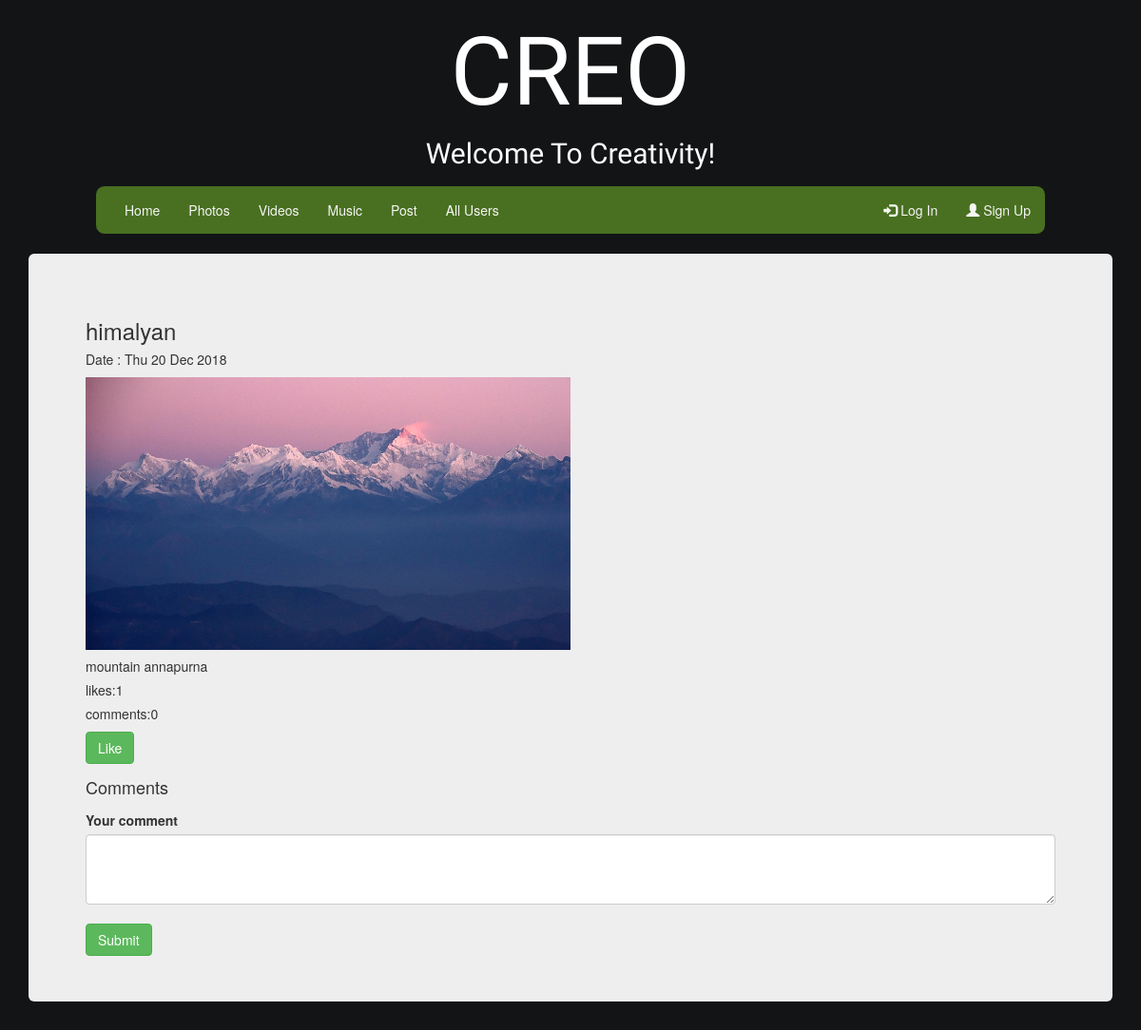
The app's page /creo/posts/6/, older data.
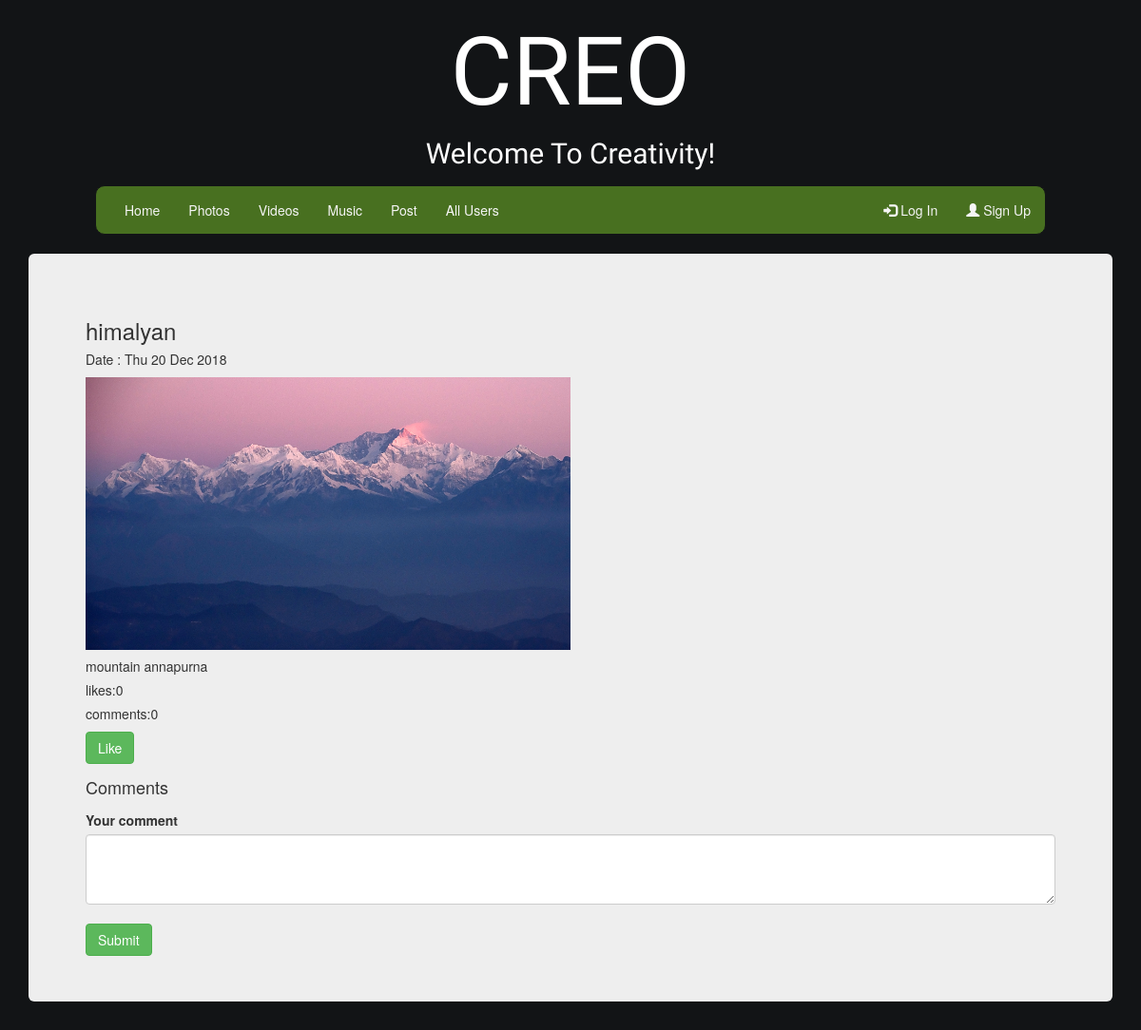
The same page, newer data.
### creo/models.py (models this page shows, shortened)
class PostSubmission(models.Model):
    POST_CHOICES = (
   (0, 'Image'),
   (1, 'Video'),
   (2,'Audio')
   )
    title = models.CharField(max_length=75)
    description = models.CharField(max_length=500)
    pub_date = models.DateTimeField(auto_now_add=True)
    content = models.FileField(upload_to ='posts', blank=True)
    post_type = models.CharField(choices=POST_CHOICES, max_length=12,)
    publisher = models.ForeignKey(User,on_delete=models.CASCADE,)
    like_count = models.IntegerField(default=0)
    comment_count = models.IntegerField(default=0)

### creo/views.py (the view)
# urls.py: path('posts/<int:id>/',views.detailpost,name="detailpost"),
def detailpost(request,id):
    submission = get_object_or_404(PostSubmission,pk=id)
    comments  = CommentPost.objects.filter(title_id  = submission.id)
    if request.user.is_authenticated:
        if Likes.objects.filter(post = submission,publisher=request.user).exists():
            liked = Likes.objects.get(post = submission,publisher=request.user)
            form = CommentPostForm()
            return render(request, 'detail.html', {'submission': submission,'comments':comments, 'form': form,'liked':liked})
        else:
            form = CommentPostForm()
            return render(request, 'detail.html', {'submission': submission,'comments':comments, 'form': form})
    else:
        form = CommentPostForm()
        return render(request, 'detail.html', {'submission': submission,'comments':comments, 'form': form})

### creo/forms.py
class CommentPostForm(forms.ModelForm):
    comment= forms.CharField(label='', max_length=500, widget=forms.Textarea(attrs = {"class":"form-control col-15","rows":3,"cols":20}))
    class Meta():
        model = CommentPost
        fields = ('comment',)
        exclude = ('title','publisher','pub_date',)

### creo/templates/detail.html (shortened to what this page needs)
{% extends "base.html" %}
{% block contents %}
<div class="jumbotron">
    <h3>{{submission.title}}</h3>
    <h5>Date : {{submission.pub_date|date:"D d M Y"}}</h5>
    {%if submission.post_type == "0" %}
        <img src="{{ submission.content.url }}" style="width:50%;height:auto;">
    {%endif%}
    <h5>{{submission.description}}</h5>
    <h5>likes:{{submission.like_count}}</h5>     <h5>comments:{{submission.comment_count}}</h5>
    <form action="{%url 'addlike' submission.id %}" method="POST">
        <input type="submit" class="btn btn-success" value="Like">
    </form>
    <p>
        <h4>Comments</h4>
    </p>
    <label>Your comment</label>
    <form action="{% url 'addcomment' submission.id %}" method="post">
    {{ form }}
    <br>
    <button type="submit" class="btn btn-success" >Submit</button>
    </form>
</div>
{% endblock %}

Row changes from the older to the newer data that the page shows:
changed PostSubmission "himalyan": like_count "1" → "0"
